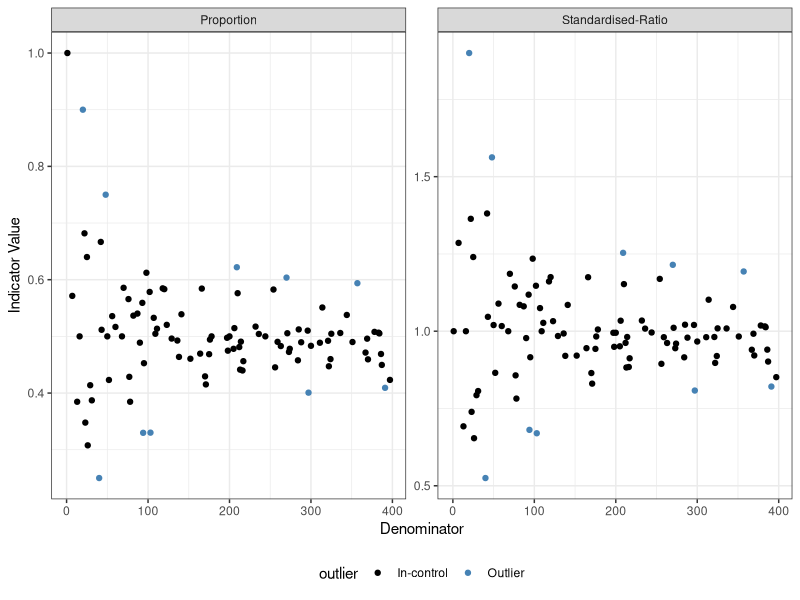
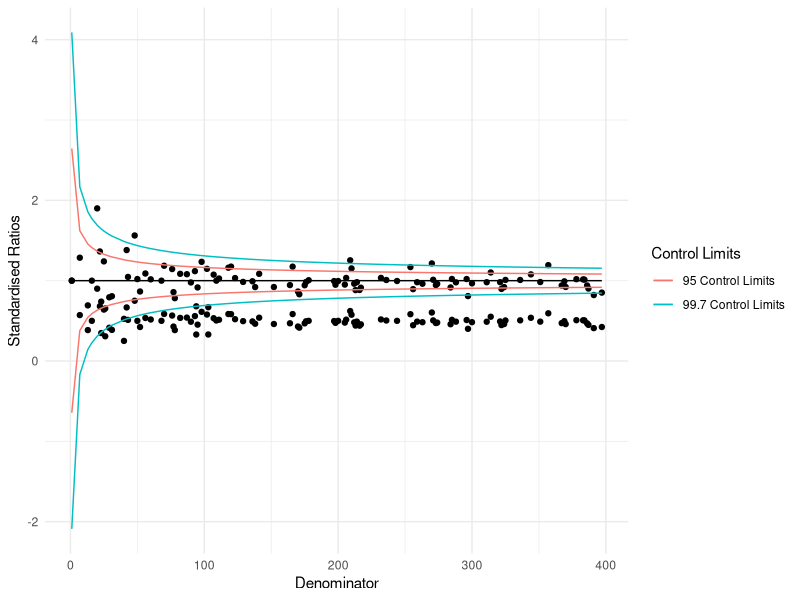

Generate these figures, in order, with R:
library(tidyverse)
set.seed(2020)

denominator <- sample(1:400, size = 100)

pr_incontrol <- 0.5

# Generate base normal variates for the probability of in-control and outlying observations
p_star_incontrol <- rnorm(90, mean = 0, sd = 1)
p_star_outlier <- rnorm(10, mean = 3.5, sd = 0.1)

# Apply the Normal CDF function with in-control distribution parameters
# to transform to Uniform(0, 1) scale
p_uniform_incontrol <- pnorm(p_star_incontrol, mean = 0, sd = 1)
p_uniform_outlier <- pnorm(p_star_outlier, mean = 0, sd = 1)


### Proportion Data - 5 negative & 5 positive outliers
pr_numerator_incontrol <- qbinom(p_uniform_incontrol, size = head(denominator, 90), prob = pr_incontrol)
denominator_outlier <- tail(denominator, 10)
pr_numerator_outlier <- c(
  qbinom(head(p_uniform_outlier, 5),
         size = head(denominator_outlier, 5),
         prob = pr_incontrol),
  qbinom(1-tail(p_uniform_outlier, 5),
         size = tail(denominator_outlier, 5),
         prob = pr_incontrol)
)

### Standardised-Ratio Data
sr_numerator_incontrol <- qpois(p_uniform_incontrol, lambda = head(denominator, 90))
sr_numerator_outlier <- c(
  qpois(head(p_uniform_outlier, 5),
        lambda = head(denominator_outlier, 5)),
  qpois(1-tail(p_uniform_outlier, 5),
        lambda = tail(denominator_outlier, 5))
)

data <- data.frame(
  d = denominator,
  c = c(sr_numerator_incontrol, sr_numerator_outlier),
  n = c(pr_numerator_incontrol, pr_numerator_outlier),
  outlier = factor(c(rep("In-control",90), rep("Outlier",10)))
)


unadjusted_limits <- function(data) {
  data %>%
    mutate(
      target_pr = sum(n) / sum(d),
      target_sr = 1,
      trans_target_pr = asin(sqrt(target_pr)),
      trans_target_sr = 1,
      y_pr = n / d,
      y_sr = c / d,
      trans_y_pr = asin(sqrt(y_pr)),
      trans_y_sr = sqrt(y_sr),
      y_se = 1 / (2*sqrt(d)),
      s_i_sr = 1/sqrt(d),
      unadj_ll_pr = sin(trans_target_pr + qnorm(0.001) * y_se)^2,
      unadj_ul_pr = sin(trans_target_pr + qnorm(0.999) * y_se)^2,
      unadj_ll_sr = (1 + qnorm(0.001) * s_i_sr),
      unadj_ul_sr = (1 + qnorm(0.999) * s_i_sr),
      unadj_95_ll = (1 + qnorm(0.05) * s_i_sr),
      unadj_95_ul = (1 + qnorm(0.95) * s_i_sr),
    )
}
data2 <- unadjusted_limits(data = data)

data3 <- data2 %>%
  mutate(pr = n/d, sr = c/d) %>%
  rename(Denominator = d) %>%
  pivot_longer(c(pr,sr), names_to = "Type", values_to = "Indicator Value") %>%
  mutate(Type = factor(Type, levels=c("pr", "sr"), labels = c("Proportion", "Standardised-Ratio")))



data3 %>%
  ggplot(aes(x=Denominator, y=`Indicator Value`, colour = outlier)) +
  geom_point() + 
  scale_color_manual(values=c("black","steelblue")) + 
  theme_bw() +
  theme(legend.position = "bottom") +
  facet_wrap(~Type, ncol=2, nrow=1, scales="free")

data3 %>%
  ggplot(aes(x = Denominator, y = `Indicator Value`)) +
  geom_point() +
  geom_line(aes(y = target_sr)) +
  geom_line(aes(y = unadj_ul_sr, color = "99.7 Control Limits")) +
  geom_line(aes(y = unadj_ll_sr, color = "99.7 Control Limits")) +
  geom_line(aes(y = unadj_95_ll, color = "95 Control Limits")) +
  geom_line(aes(y = unadj_95_ul, color = "95 Control Limits")) +
  labs(colour = "Control Limits", y = "Standardised Ratios") +
  theme_minimal()


